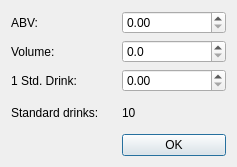
<?xml version="1.0" encoding="UTF-8"?>
<ui version="4.0">
 <class>stdDrinkDialog</class>
 <widget class="QDialog" name="stdDrinkDialog">
  <property name="geometry">
   <rect>
    <x>0</x>
    <y>0</y>
    <width>237</width>
    <height>167</height>
   </rect>
  </property>
  <property name="windowTitle">
   <string>Calculate Std. Drinks</string>
  </property>
  <layout class="QGridLayout" name="gridLayout">
   <item row="0" column="0">
    <widget class="QLabel" name="abvInputLabel">
     <property name="text">
      <string>ABV:</string>
     </property>
    </widget>
   </item>
   <item row="0" column="1">
    <widget class="QDoubleSpinBox" name="abvInput"/>
   </item>
   <item row="3" column="0">
    <widget class="QLabel" name="standardDrinksLabel">
     <property name="text">
      <string>Standard drinks:</string>
     </property>
    </widget>
   </item>
   <item row="4" column="1">
    <widget class="QPushButton" name="stdDrinkCalcOkButton">
     <property name="text">
      <string>OK</string>
     </property>
    </widget>
   </item>
   <item row="1" column="1">
    <widget class="QDoubleSpinBox" name="volumeInput">
     <property name="decimals">
      <number>1</number>
     </property>
    </widget>
   </item>
   <item row="1" column="0">
    <widget class="QLabel" name="volumeLabel">
     <property name="text">
      <string>Volume:</string>
     </property>
    </widget>
   </item>
   <item row="3" column="1">
    <widget class="QLabel" name="standardDrinksOutput">
     <property name="text">
      <string>10</string>
     </property>
    </widget>
   </item>
   <item row="2" column="0">
    <widget class="QLabel" name="stdDrinkLabel">
     <property name="text">
      <string>1 Std. Drink:</string>
     </property>
    </widget>
   </item>
   <item row="2" column="1">
    <widget class="QDoubleSpinBox" name="stdDrinkInput"/>
   </item>
  </layout>
 </widget>
 <resources/>
 <connections/>
</ui>
